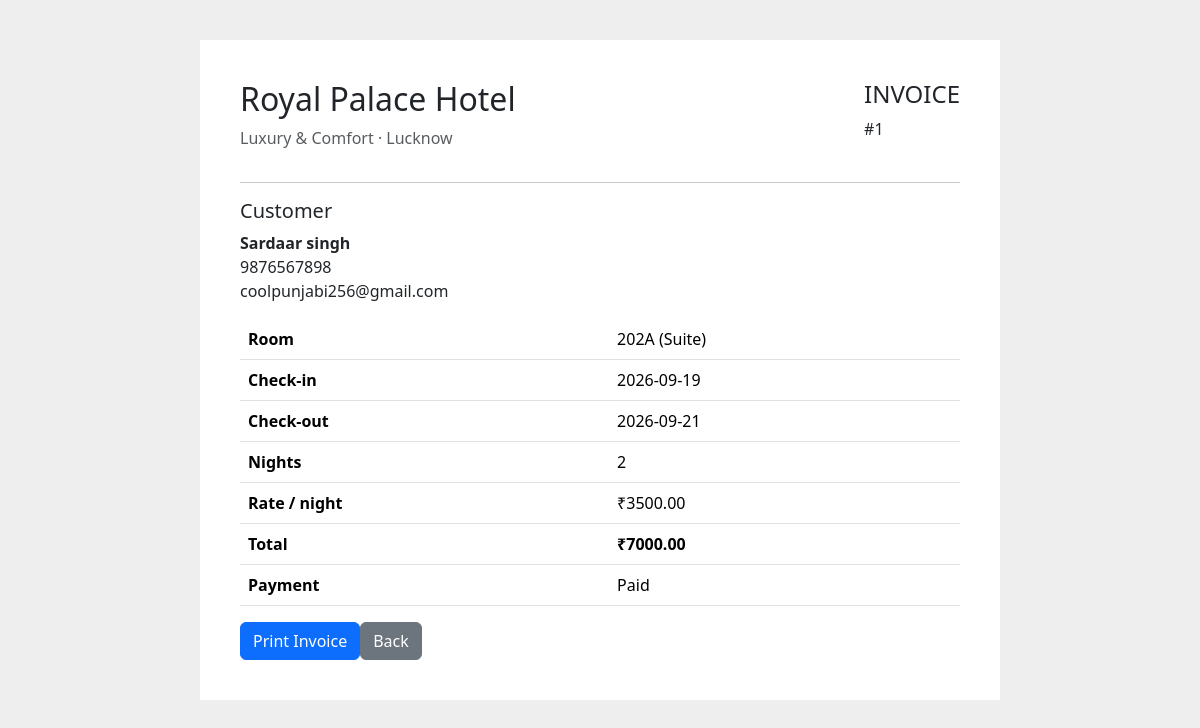
The page /bill/1 (signed in) on the database its author committed.
### tables this page shows
CREATE TABLE bookings (
        id INTEGER PRIMARY KEY AUTOINCREMENT,
        customer_id INTEGER NOT NULL,
        room_id INTEGER NOT NULL,
        check_in TEXT NOT NULL,
        check_out TEXT NOT NULL,
        nights INTEGER NOT NULL,
        total REAL NOT NULL,
        status TEXT NOT NULL DEFAULT 'Booked',
        FOREIGN KEY(customer_id) REFERENCES customers(id),
        FOREIGN KEY(room_id) REFERENCES rooms(id)
    );

CREATE TABLE customers (
        id INTEGER PRIMARY KEY AUTOINCREMENT,
        name TEXT NOT NULL,
        phone TEXT NOT NULL,
        email TEXT
    );

CREATE TABLE rooms (
        id INTEGER PRIMARY KEY AUTOINCREMENT,
        room_number TEXT UNIQUE NOT NULL,
        room_type TEXT NOT NULL,
        price REAL NOT NULL,
        status TEXT NOT NULL DEFAULT 'Available'
    );

CREATE TABLE payments (
        id INTEGER PRIMARY KEY AUTOINCREMENT,
        booking_id INTEGER NOT NULL,
        amount REAL NOT NULL,
        status TEXT NOT NULL DEFAULT 'Paid',
        FOREIGN KEY(booking_id) REFERENCES bookings(id)
    );

### app.py (the view)
@app.route("/bill/<int:booking_id>")
@login_required
def bill(booking_id):
    conn = get_db()
    booking = conn.execute("""
        SELECT b.*, c.name customer_name, c.phone, c.email,
               r.room_number, r.room_type, r.price,
               p.status payment_status
        FROM bookings b
        JOIN customers c ON c.id=b.customer_id
        JOIN rooms r ON r.id=b.room_id
        LEFT JOIN payments p ON p.booking_id=b.id
        WHERE b.id=?
    """, (booking_id,)).fetchone()
    conn.close()
    if not booking:
        return "Booking not found", 404
    return render_template("bill.html", booking=booking)

### app.py (called while the page is built)
def get_db():
    conn = sqlite3.connect(DB)
    conn.row_factory = sqlite3.Row
    return conn

def login_required(f):
    @wraps(f)
    def wrapper(*args, **kwargs):
        if "user_id" not in session:
            return redirect(url_for("login"))
        return f(*args, **kwargs)
    return wrapper

### templates/bill.html (shortened to what this page needs)
<!doctype html><html><head><meta charset="utf-8"><title>Invoice #{{booking.id}}</title>
<link href="https://cdn.jsdelivr.net/npm/bootstrap@5.3.3/dist/css/bootstrap.min.css" rel="stylesheet"></head>
<body><div class="invoice">
<div class="d-flex justify-content-between"><div><h2>Royal Palace Hotel</h2><p class="text-muted">Luxury &amp; Comfort · Lucknow</p></div><div><h4>INVOICE</h4><p>#{{booking.id}}</p></div></div><hr>
<h5>Customer</h5><p><b>{{booking.customer_name}}</b><br>{{booking.phone}}{% if booking.email %}<br>{{booking.email}}{% endif %}</p>
<table class="table"><tr><th>Room</th><td>{{booking.room_number}} ({{booking.room_type}})</td></tr><tr><th>Check-in</th><td>{{booking.check_in}}</td></tr><tr><th>Check-out</th><td>{{booking.check_out}}</td></tr><tr><th>Nights</th><td>{{booking.nights}}</td></tr><tr><th>Rate / night</th><td>₹{{"%.2f"|format(booking.price)}}</td></tr><tr><th>Total</th><td><b>₹{{"%.2f"|format(booking.total)}}</b></td></tr><tr><th>Payment</th><td>{{booking.payment_status or 'Unpaid'}}</td></tr></table>
<div class="no-print"><button onclick="window.print()" class="btn btn-primary">Print Invoice</button><a href="{{url_for('bookings')}}" class="btn btn-secondary">Back</a></div>
</div></body></html>

### templates/bill.html (style rules this page uses)
body { background:#eee }
.invoice { max-width:800px;margin:40px auto;background:#fff;padding:40px }

### rows shown on the page
bookings: id "1", check_in "2026-09-19", check_out "2026-09-21", nights "2", total "7000.00"
customers: customer_name "Sardaar singh", phone "9876567898", email "coolpunjabi256@gmail.com"
rooms: room_number "202A", room_type "Suite", price "3500.00"
payments: status "Paid"
